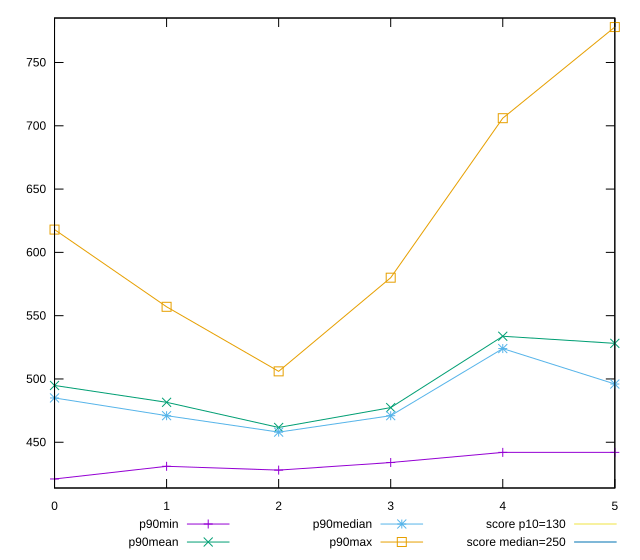

This chart was generated by the following gnuplot code:
reset

$p90Min <<EOF
0 421
1 431
2 428
3 434.00000000000364
4 442
5 442
EOF

$p90Mean <<EOF
0 494.84615384615387
1 481.5494505494507
2 461.68131868131866
3 477.38461538461524
4 533.7362637362637
5 528.1318681318681
EOF

$p90Median <<EOF
0 485
1 471
2 458
3 471
4 524
5 496
EOF

$p90Max <<EOF
0 618
1 557.0000000000036
2 506
3 580
4 706
5 778
EOF

set key outside below
set xrange [0:5]
set yrange [413.86:785.14]
set trange [413.86:785.14]
set terminal svg size 640, 560 enhanced background rgb 'white'
set output "reprap/max-potential-fid/progression/value.svg"

plot $p90Min title "p90min" with linespoints, \
     $p90Mean title "p90mean" with linespoints, \
     $p90Median title "p90median" with linespoints, \
     $p90Max title "p90max" with linespoints, \
     130 title "score p10=130", \
     250 title "score median=250"

reset
